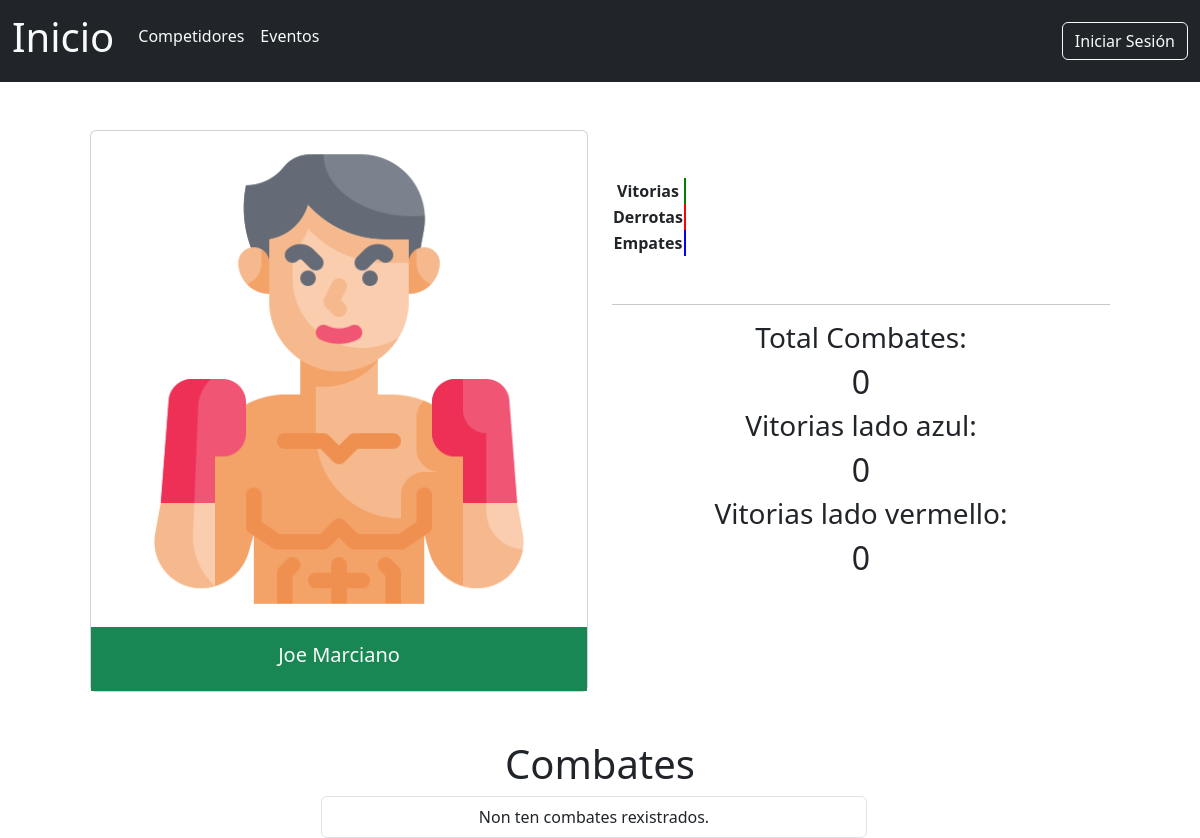
Page /competidores/7/ on the earlier database version.
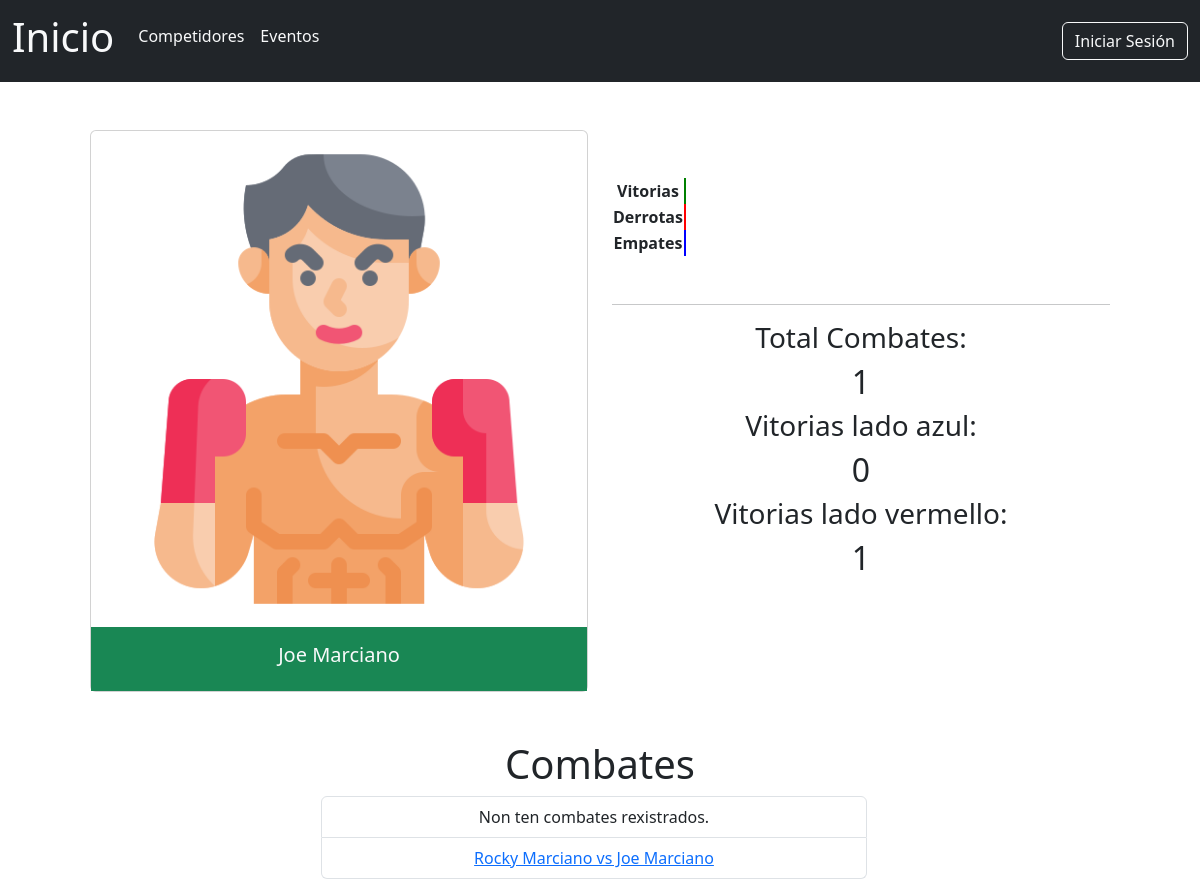
Same page on the later database version.
### boxGal/models.py (models this page shows)
class Combate(models.Model):
    id_combate = models.BigAutoField(auto_created=True, primary_key=True)
    boxeador_azul = models.ForeignKey(Competidor, related_name='combates_azul', on_delete=models.CASCADE)
    boxeador_vermello = models.ForeignKey(Competidor, related_name='combates_vermello', on_delete=models.CASCADE)
    evento_combate = models.ForeignKey(Evento, on_delete=models.CASCADE)
    peso_combate = models.CharField(max_length=255)
    categoria_combate = models.CharField(max_length=255)
    arbitro = models.CharField(max_length=255)
    resultado = models.CharField(max_length=255)
    data_combate = models.DateField()
    likes = models.ManyToManyField(Usuario,related_name='combates_gustados', blank=True)
    def __str__(self):
        return f"{self.boxeador_azul} vs {self.boxeador_vermello}"

class Competidor(models.Model):
    id_competidor = models.BigAutoField(auto_created=True, primary_key=True)
    nome_competidor = models.CharField(max_length=255)
    apelidos_competidor = models.CharField(max_length=255)
    peso_competidor = models.CharField(max_length=255)
    vitorias = models.IntegerField()
    derrotas = models.IntegerField()
    empates = models.IntegerField()
    foto_competidor = models.ImageField(upload_to='competidores/', blank=True, null=True)
    def __str__(self):
        return f"{self.nome_competidor} {self.apelidos_competidor} "

### boxGal/views.py (the view)
# urls.py: path('competidores/<int:id>/', views.perfilCompetidorHTML),
def perfilCompetidorHTML(request, id):
  competidorEspecifico = Competidor.objects.get(id_competidor=id)
  numeroCombates_azul = Combate.objects.filter(boxeador_azul_id=id).count()
  numeroCombates_vermello = Combate.objects.filter(boxeador_vermello_id=id).count()
  totalCombates = Combate.objects.filter(Q(boxeador_azul_id=id) | Q(boxeador_vermello_id=id)).count()
  listaCombates = Combate.objects.all()
  vitorias= Competidor.objects.filter(vitorias=id)
  derrotas= Competidor.objects.filter(derrotas=id)
  empates= Competidor.objects.filter(empates=id)
  porcentaxeVitorias = 50/100
  porcentaxeDerrotas = 45/100
  porcentaxeEmpates = 5/100
  contido = {
    'competidor':competidorEspecifico,
    'totalCombates':totalCombates,
    'numeroCombates_azul':numeroCombates_azul,
    'numeroCombates_vermello':numeroCombates_vermello,
    'listaCombates':listaCombates,
    'vitorias':vitorias,
    'derrotas':derrotas,
    'empates':empates,
    'porcentaxeVitorias':porcentaxeVitorias,
    'porcentaxeDerrotas':porcentaxeDerrotas,
    'porcentaxeEmpates':porcentaxeEmpates
  }
  template = loader.get_template('perfilCompetidor.html')
  return HttpResponse(template.render(contido, request))

### boxGal/templates/perfilCompetidor.html (shortened to what this page needs)
{% extends 'header.html' %}
{% block corpo %}
  <div class="container text-center">
    <div class="row p-5">
      <div class="col-12 col-md-6">
        <div class="card">
          {% if competidor.foto_competidor %}
            <img src="{{ competidor.foto_competidor.url }}" alt="{{ competidor.nome_competidor }}" class="card-img-top" />
          {% else %}
            <img src="/media/competidores/defaultCompetidor.png" alt="{{ competidor.nome_competidor }}" class="card-img-top" />
          {% endif %}
          <div class="card-body bg-success text-light">
            <h5 class="card-title">{{ competidor.nome_competidor }} {{ competidor.apelidos_competidor }}</h5>
          </div>
        </div>
      </div>
      <div class="col-12 col-md-6">
        <div class="row my-5">
          <div id="animations-example-4">
            <table class="charts-css column show-labels hide-data data-spacing-5 show-primary-axis">
              <tbody>
                <tr>
                  <th scope="row">Vitorias</th> <td style="--size: {{ porcentaxeVitorias }}; background:green;"></td>
                </tr> <tr>
                  <th scope="row">Derrotas</th> <td style="--size: {{ porcentaxeDerrotas }}; background:red;"></td>
                </tr> <tr>
                  <th scope="row">Empates</th> <td style="--size: {{ porcentaxeEmpates }}; background:blue;"></td>
                </tr>
              </tbody>
            </table>
          </div>
        </div>
        <hr />
        <div class="row">
          <h3>Total Combates:</h3>
          <h2>{{ totalCombates }}</h2>
          <h3>Vitorias lado azul:</h3>
          <h2>{{ numeroCombates_azul }}</h2>
          <h3>Vitorias lado vermello:</h3>
          <h2>{{ numeroCombates_vermello }}</h2>
        </div>
      </div>
    </div>
    <div class="row w-50 mx-auto">
      <h1 class="text-center">Combates</h1>
      <ul class="list-group">
        {% for combate in listaCombates %}
          {% if combate.boxeador_azul == competidor or combate.boxeador_vermello == competidor %}
            <li class="list-group-item text-center">
              <a href="{% url 'combateEspecifico' combate.id_combate %}">{{ combate }}</a>
            </li>
          {% else %}
            <li class="list-group-item text-center">Non ten combates rexistrados.</li>
          {% endif %}
        {% endfor %}
      </ul>
    </div>
  </div>
{% endblock %}

Differences in the rows shown:
added Combate: boxeador_azul+boxeador_vermello "Rocky Marciano vs Joe Marciano"
Other differences:
{{ totalCombates }}: "0" → "1"
{{ numeroCombates_vermello }}: "0" → "1"
